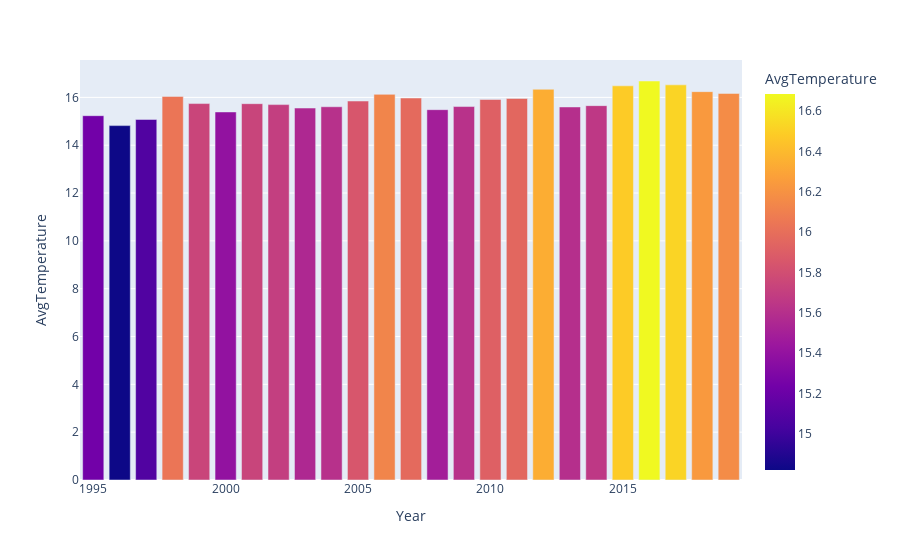

Notebook code for this chart:
### Markdown cell above
Let's plot a bar chart for the same data

### Code cell
px.bar(data_agg, x="Year", y="AvgTemperature", color="AvgTemperature")

### Figure 1 — Plotly figure (JSON) as saved in the notebook; plotly's stock layout.template omitted (floating-point values rounded to 4 significant figures)
{"data": [{"alignmentgroup": "True", "hovertemplate": "Year=%{x}<br>AvgTemperature=%{marker.color}<extra></extra>", "legendgroup": "", "marker": {"color": [15.23, 14.82, 15.08, 16.04, 15.74, 15.39, 15.74, 15.7, 15.55, 15.61, 15.85, 16.13, 15.97, 15.49, 15.62, 15.91, 15.96, 16.34, 15.6, 15.66, 16.48, 16.69, 16.52, 16.24, 16.16], "coloraxis": "coloraxis", "pattern": {"shape": ""}}, "name": "", "offsetgroup": "", "orientation": "v", "showlegend": false, "textposition": "auto", "type": "bar", "x": [1995, 1996, 1997, 1998, 1999, 2000, 2001, 2002, 2003, 2004, 2005, 2006, 2007, 2008, 2009, 2010, 2011, 2012, 2013, 2014, 2015, 2016, 2017, 2018, 2019], "xaxis": "x", "y": [15.23, 14.82, 15.08, 16.04, 15.74, 15.39, 15.74, 15.7, 15.55, 15.61, 15.85, 16.13, 15.97, 15.49, 15.62, 15.91, 15.96, 16.34, 15.6, 15.66, 16.48, 16.69, 16.52, 16.24, 16.16], "yaxis": "y"}], "layout": {"barmode": "relative", "coloraxis": {"colorbar": {"title": {"text": "AvgTemperature"}}, "colorscale": [[0, "#0d0887"], [0.1111, "#46039f"], [0.2222, "#7201a8"], [0.3333, "#9c179e"], [0.4444, "#bd3786"], [0.5556, "#d8576b"], [0.6667, "#ed7953"], [0.7778, "#fb9f3a"], [0.8889, "#fdca26"], [1, "#f0f921"]]}, "legend": {"tracegroupgap": 0}, "margin": {"t": 60}, "xaxis": {"anchor": "y", "domain": [0, 1], "title": {"text": "Year"}}, "yaxis": {"anchor": "x", "domain": [0, 1], "title": {"text": "AvgTemperature"}}}}
